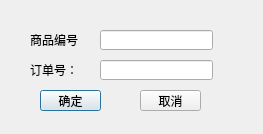
<?xml version="1.0" encoding="UTF-8"?>
<ui version="4.0">
 <class>DeleteSaleRecordDialog</class>
 <widget class="QDialog" name="DeleteSaleRecordDialog">
  <property name="geometry">
   <rect>
    <x>0</x>
    <y>0</y>
    <width>263</width>
    <height>134</height>
   </rect>
  </property>
  <property name="windowTitle">
   <string>Dialog</string>
  </property>
  <widget class="QLabel" name="label">
   <property name="geometry">
    <rect>
     <x>30</x>
     <y>30</y>
     <width>51</width>
     <height>20</height>
    </rect>
   </property>
   <property name="text">
    <string>商品编号：</string>
   </property>
  </widget>
  <widget class="QLineEdit" name="edtId">
   <property name="geometry">
    <rect>
     <x>100</x>
     <y>30</y>
     <width>113</width>
     <height>20</height>
    </rect>
   </property>
  </widget>
  <widget class="QLabel" name="label_2">
   <property name="geometry">
    <rect>
     <x>30</x>
     <y>60</y>
     <width>51</width>
     <height>20</height>
    </rect>
   </property>
   <property name="text">
    <string>订单号：</string>
   </property>
  </widget>
  <widget class="QLineEdit" name="edtOrderId">
   <property name="geometry">
    <rect>
     <x>100</x>
     <y>60</y>
     <width>113</width>
     <height>20</height>
    </rect>
   </property>
  </widget>
  <widget class="QPushButton" name="btnConfirm">
   <property name="geometry">
    <rect>
     <x>40</x>
     <y>90</y>
     <width>61</width>
     <height>21</height>
    </rect>
   </property>
   <property name="text">
    <string>确定</string>
   </property>
  </widget>
  <widget class="QPushButton" name="btnCancel">
   <property name="geometry">
    <rect>
     <x>140</x>
     <y>90</y>
     <width>61</width>
     <height>21</height>
    </rect>
   </property>
   <property name="text">
    <string>取消</string>
   </property>
  </widget>
 </widget>
 <resources/>
 <connections/>
</ui>
